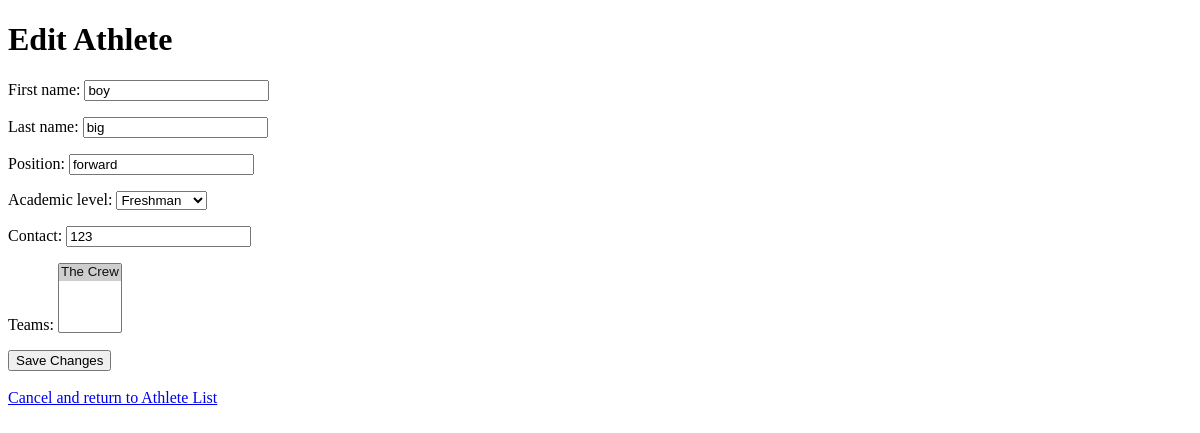
The page /athletics/athlete/edit/2/ on the database as committed earlier.
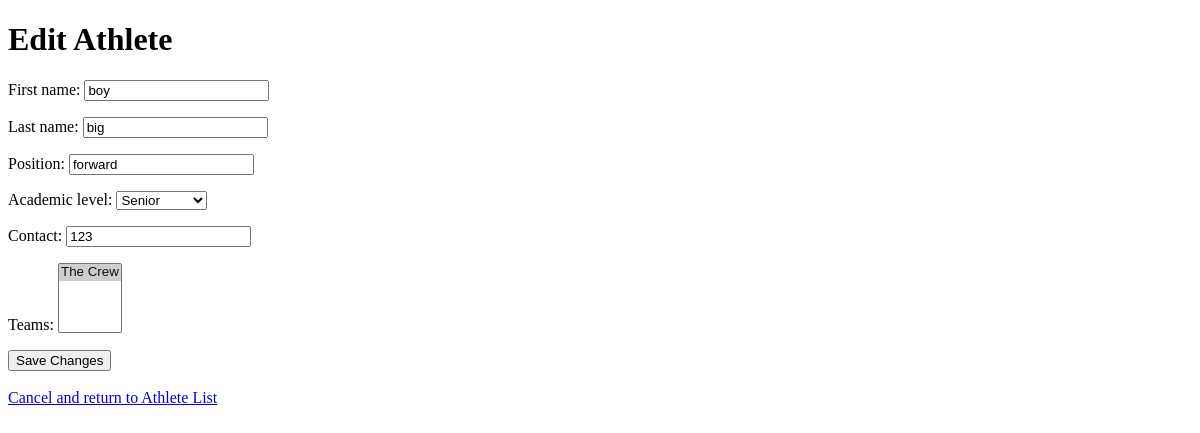
The same page on the database as committed later.
### athletics/models.py (models this page shows, shortened)
class Athlete(models.Model):
    ACADEMIC_LEVEL_CHOICES = [
        ('FR', 'Freshman'),
        ('SO', 'Sophomore'),
        ('JR', 'Junior'),
        ('SR', 'Senior'),
        ('OT', 'Other'),
    ]
    first_name = models.CharField(max_length=255)
    last_name = models.CharField(max_length=255)
    position = models.CharField(max_length=255)
    academic_level = models.CharField(max_length=2, choices=ACADEMIC_LEVEL_CHOICES)
    contact = models.CharField(max_length=255)
    teams = models.ManyToManyField('Team', related_name='athletes')

### athletics/views.py (the view)
# urls.py: path('athlete/edit/<int:pk>/', views.AthleteEdit.as_view(), name='athlete-edit'),
class AthleteEdit(UpdateView):
    model = Athlete
    form_class = AthleteForm
    template_name = 'athlete_edit.html'
    success_url = reverse_lazy('athlete-list')

### athletics/forms.py
class AthleteForm(forms.ModelForm):
    class Meta:
        model = Athlete
        fields = '__all__'

### athletics/models.py (called while the page is built)
    def __str__(self):
        return self.team_name

### athletics/templates/athlete_edit.html (shortened to what this page needs)
<!DOCTYPE html>
<html>
<head>
</head>
<body>
    <h1>Edit Athlete</h1>
    <form method="post">
        {{ form.as_p }}
        <button type="submit">Save Changes</button>
    </form>
<br>
<a href="/athletics/athlete/list/">Cancel and return to Athlete List</a>
</body>
</html>

Rows that differ between the two databases and show on the page:
changed Athlete "boy": academic_level "Freshman" → "Senior"
